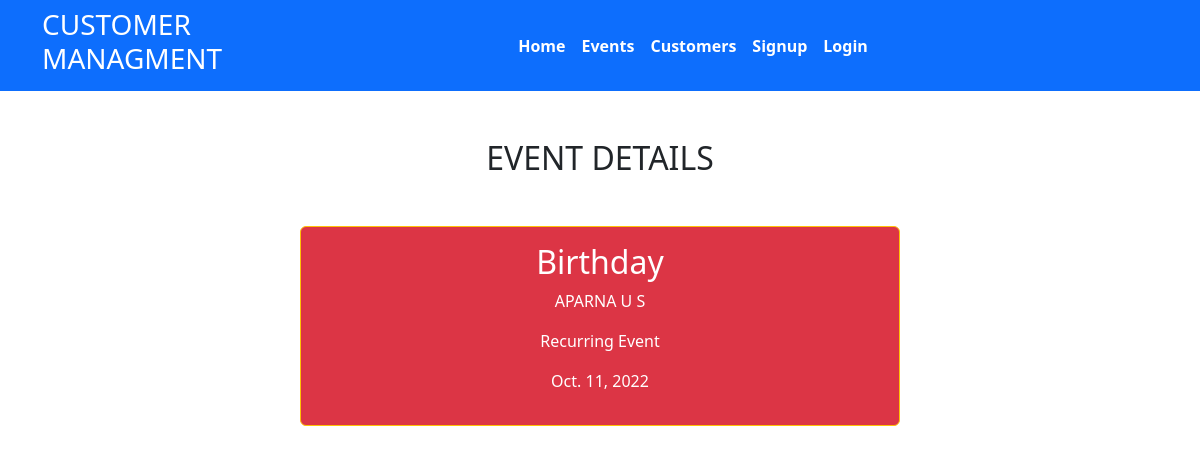
The app's page /events/6/ with its own data.
### home/models.py (models this page shows, shortened)
class Event(models.Model):
    EVENT_CHOICES = (
    ("Birthday", "Birthday"),
    ("Marriage", "Marriage"),
    ("Anniversary", "Anniversary"),
    ("Other", "Other"),
    )
    EVENT_TIME = (
    ("Single Time Event", "Single Time Event"),
    ("Recurring Event", "Recurring Event"),
    )
    Event_type= models.CharField(max_length=155, choices =EVENT_CHOICES, default = '1')
    Event_time_type= models.CharField(max_length=155, choices =EVENT_TIME, )
    customer_name = models.ForeignKey(Customer,on_delete=models.CASCADE)
    event_date = models.DateTimeField()
    info_added_on = models.DateTimeField(auto_now=True)
    is_published=models.BooleanField(default=True)

class Customer(models.Model):
    customer_name = models.CharField(max_length=155,null=True)
    customer_number = models.CharField(max_length=10)
    customer_email = models.EmailField()
    customer_address = models.TextField(max_length=200)
    customer_dob = models.DateField()
    info_added_on = models.DateField(auto_now=True)
    def __str__(self):
        return self.customer_name

### home/views.py (the view)
# urls.py: path('events/<int:id>/',views.eventdetails, name="eventdetails"),
def eventdetails(request,id):
    instance = get_object_or_404(Event.objects.filter(id=id))
    event_instance = Event.objects.filter(id=id)
    context = {
        "instance" : instance,
        'event_instance' : event_instance,
    }
    return render(request,"detail_events.html",context=context)

### templates/detail_events.html (shortened to what this page needs)
{% extends 'base.html'%}
{% block content %}
    <div class="text-center mx-auto my-5">
        <h2 class="">EVENT DETAILS</h2>
    </div>
    {% for e in event_instance %}
    <div class="w-50 mx-auto my-5 p-3 text-white text-center bg-danger border border-warning rounded">
        <h2>{{e.Event_type}}</h2>
        <p>{{e.customer_name}}</p>
        <p>{{e.Event_time_type}}</p>
        <p>{{e.event_date|date}}</p>
    </div>
    {%endfor%}
{% endblock %}

### records on screen
Event: Event_type "Birthday", customer_name "APARNA U S", Event_time_type "Recurring Event", event_date "Oct. 11, 2022"
